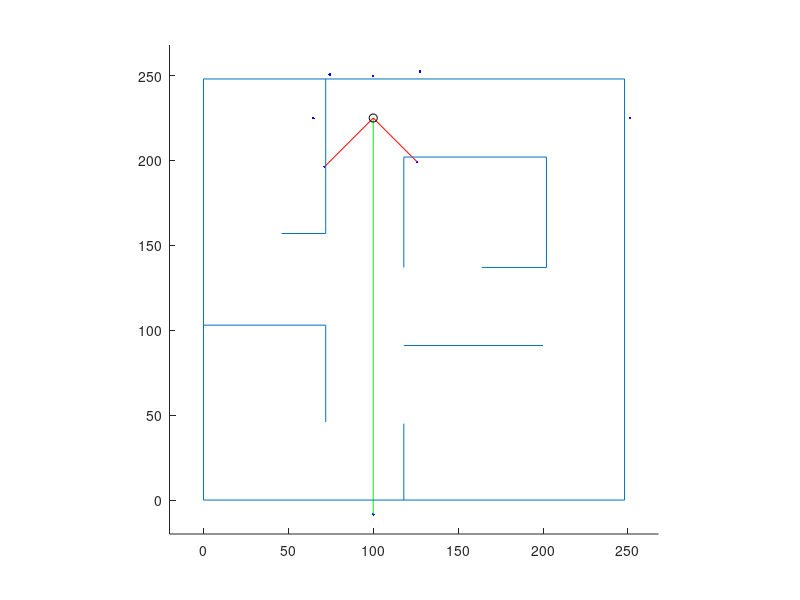

Write the MATLAB code that produced this figure. (Note: this script raises an error after producing the figure.)
cla, clc, clear
hold all

%%% Field Walls are set up here as a list of line segments %%%
max_dim = 248; % Maximum field dimensions in centimeters
axis([-20,max_dim+20,-20,max_dim+20])
axis square

% Wall structure [x1,y1;x2,y2] end points of line segment
outer_wall1 = [0,0;0,max_dim];
outer_wall2 = [0,0;max_dim,0];
outer_wall3 = [0,max_dim;max_dim,max_dim];
outer_wall4 = [max_dim,0;max_dim,max_dim];
outer_walls = [outer_wall1;outer_wall2;outer_wall3;outer_wall4];

island_wall1 = [202,137;202,202];
island_wall2 = [118,137;118,202];
island_wall3 = [118,202;202,202];
island_wall4 = [164,137;202,137];
island_walls = [island_wall1;island_wall2;island_wall3;island_wall4];

lr_wall1 = [118,91;200,91];
lr_wall2 = [118,45;118,0];
lr_walls = [lr_wall1;lr_wall2];

ll_wall1 = [0,103;72,103];
ll_wall2 = [72,103;72,46];
ll_walls = [ll_wall1;ll_wall2];

ur_wall1 = [72,157;72,max_dim];
ur_wall2 = [46,157;72,157];
ur_walls = [ur_wall1;ur_wall2];

field_walls = [outer_walls;island_walls;lr_walls;ll_walls;ur_walls];

%%% Initialization parameters for robot and sensor %%%
r_pose_start = [100,225,(pi/180)*(-90)]; % Starting pose of the robot
r_pose = r_pose_start;
num_readings = 8; % Number of sensor readings
angle_increment = 45*(pi/180); % Angular displacement between readings in radians
v = 0;  % Linear Velocity, cm/sec
om = 0; % Angular Velocity, rad/sec
dt = 0.25; % Time step
pause(1)

% *** ITERATE THROUGH POSITIONS *** %
for t = 0:dt:5000
    cla
    laser_r = ones(length(field_walls)/2,num_readings);
    laser_r = laser_r.*1e3;

    for index = 1:num_readings
        angle = index*angle_increment + r_pose(3);
        for iter = 1:2:length(field_walls) % USING ASSUMPTION OF PARALLEL AND PERPENDICULAR WALLS
             if field_walls(iter,1) == field_walls(iter+1,1) % x components are the same
                 x_wall = field_walls(iter,1);
                 y_wall_proj = tan(angle)*(x_wall - r_pose(1)) + r_pose(2);
                 y_wall_max = max([field_walls(iter,2),field_walls(iter+1,2)]);
                 y_wall_min = min([field_walls(iter,2),field_walls(iter+1,2)]);
                 if (sign(cos(angle)) == sign(x_wall - r_pose(1))) || (tan(angle) > 1e10)
                     if (y_wall_proj <= y_wall_max) && (y_wall_proj >= y_wall_min) % if the projection lands on the wall
                        laser_r((iter+1)/2,index) = sqrt((x_wall - r_pose(1)).^2 + (y_wall_proj - r_pose(2)).^2);
                        %line(field_walls(iter:iter+1,1),field_walls(iter:iter+1,2),'Color','g')
                        %plot(x_wall, y_wall_proj,'r+')
                     end
                 end
             else % y components are the same
                 y_wall = field_walls(iter,2);
                 x_wall_proj = (y_wall - r_pose(2))/tan(angle) + r_pose(1);
                 x_wall_max = max([field_walls(iter,1),field_walls(iter+1,1)]);
                 x_wall_min = min([field_walls(iter,1),field_walls(iter+1,1)]);
                 if (sign(sin(angle)) == sign(y_wall - r_pose(2))) || (tan(angle) > 1e10)
                     if (x_wall_proj <= x_wall_max) && (x_wall_proj >= x_wall_min) % if the projection lands on the wall
                         if (angle == 90*(pi/180)) && (y_wall < r_pose(2))
                             continue 
                         end
                         if (angle == 270*(pi/180)) && (y_wall > r_pose(2))
                             continue 
                         end
                         laser_r((iter+1)/2,index) = sqrt((y_wall - r_pose(2)).^2 + (x_wall_proj - r_pose(1)).^2);
                         %line(field_walls(iter:iter+1,1),field_walls(iter:iter+1,2),'Color','r')
                         %plot(x_wall_proj, y_wall,'g+')
                     end
                 end
             end
        end
    end

    laser_rp = zeros(1,num_readings);
    for index = 1:num_readings
        laser_rp(index) = min(laser_r(:,index));
            laser_rp(index) = laser_rp(index) + 10*rand(1);
    end

    laser_xy = zeros(num_readings,2);
    for index = 1:num_readings
        angle = index*angle_increment + r_pose(3);
        laser_xy(index,:) = [laser_rp(index)*cos(angle) + r_pose(1),laser_rp(index)*sin(angle) + r_pose(2)];
    end

    %%% PLOT LASER LINES %%%
    for index = 1:num_readings
        % Show all laser lines
        %line([r_pose(1),laser_xy(index,1)],[r_pose(2),laser_xy(index,2)],'Color','r')
        % Show laser dots
        plot(laser_xy(:,1),laser_xy(:,2), 'b.')
    end
    %%% Show special laser lines in different colors %%%
    line([r_pose(1),laser_xy(8,1)],[r_pose(2),laser_xy(8,2)], 'Color','g') % Heading beam
    for index = [1,7] % To add laser lines to display enter their index in the square bracket
        line([r_pose(1),laser_xy(index,1)],[r_pose(2),laser_xy(index,2)], 'Color','r')
    end
    
    %%% DRAW WALLS %%%
    for iter = 1:2:length(field_walls)
        line(field_walls(iter:iter+1,1),field_walls(iter:iter+1,2))
    end
    %%% PLOT ROBOT %%%
    plot(r_pose(1),r_pose(2),'ko')


    
    % *** Potential Field Navigation *** %
	vp = v;
    omp = om;
    [v, om] = PocLoc1(laser_rp);
    
    %%% MOTION NOISE %%%
    v = v + .2*rand(1);
    om = om + .01*rand(1);
    
    %%% MOTION DAMPENING %%%
    v = 0.1*v + 0.9*vp;
    om = 0.1*om + 0.9*omp;
    
    %%% MOTION MODEL %%%
    r_pose(3) = r_pose(3) + om*dt;
    r_pose(1) = r_pose(1) + v*cos(r_pose(3));
    r_pose(2) = r_pose(2) + v*sin(r_pose(3));
    
    pause(1/256)
end










